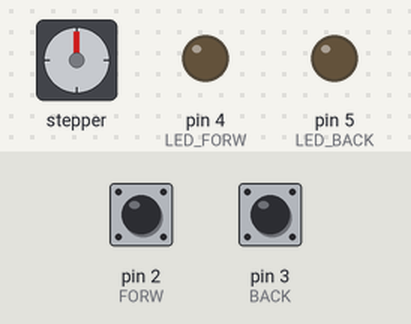
This sketch was run on a simulated Arduino Uno, built with avr-gcc and run on an emulated ATmega328P. On the bench: stepper motor, output pins drawn as LEDs (lit = HIGH). The inputs (shaded band) are chosen by the test bench; at power-on: pin 2 (FORW) HIGH, pin 3 (BACK) HIGH. Stepper angles assume 2048 steps per turn.

Above: at 1.2 s.
1.3 s: pin 2 (FORW) pulled LOW for 1 s
At 3.7 s:
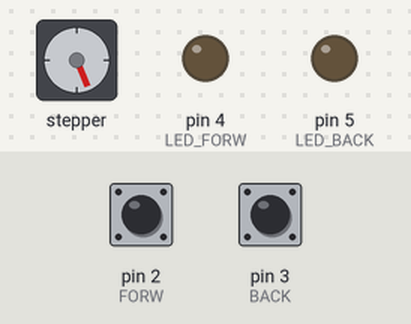
4.0 s: pin 3 (BACK) pulled LOW for 0.15 s
At 5.3 s:
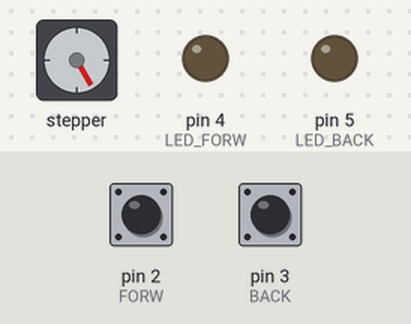
5.6 s: pin 2 (FORW) pulled LOW for 0.15 s
At 6.0 s:
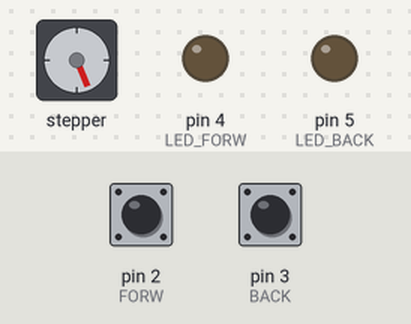
7.2 s: pin 3 (BACK) pulled LOW for 1 s
At 9.1 s:
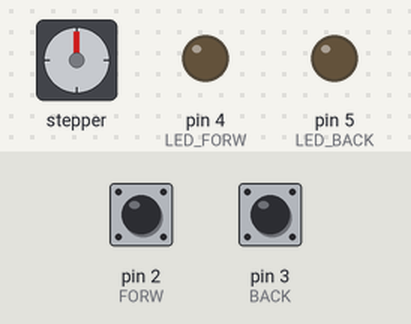
9.9 s: pin 2 (FORW) pulled LOW for 3.2 s
At 10.8 s:
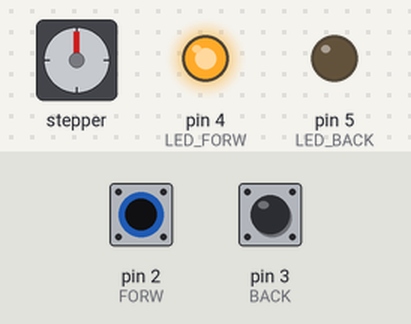
14.8 s: pin 3 (BACK) pulled LOW for 0.15 s
At 15.4 s:
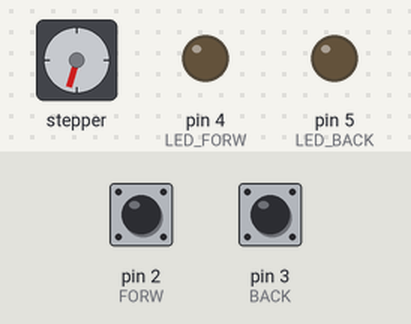
Timing chart, 0 to 17.4 s (numbered marks = the images above; inputs shaded):
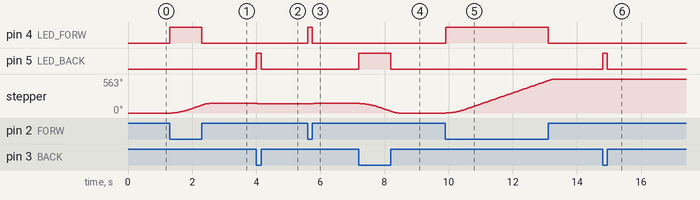

The sketch:

stepper_control.ino
```cpp
// Software Developped for ME 380 Project at the University of Waterloo - Group 7

#include <AccelStepper.h>


AccelStepper myStepper(AccelStepper::FULL4WIRE, 8, 9, 10, 11);

const int FORW = 2;
const int BACK = 3;
const int LED_FORW = 4;
const int LED_BACK = 5;

int stateFORW;
int stateBACK;

void setup() {

  Serial.begin(9600);
  pinMode(FORW, INPUT_PULLUP);
  pinMode(BACK, INPUT_PULLUP);
  pinMode(LED_FORW, OUTPUT);
  pinMode(LED_BACK, OUTPUT);

  myStepper.setMaxSpeed(1200);

}

void loop() {

  myStepper.setAcceleration(5000);
  myStepper.stop();
  myStepper.runToPosition();

  while (digitalRead(FORW) == LOW){

    myStepper.setAcceleration(1000);
    myStepper.move(1000000);
    myStepper.run();
    digitalWrite(LED_FORW, HIGH);
    digitalWrite(LED_BACK, LOW);

  }

  while (digitalRead(BACK) == LOW){

    myStepper.setAcceleration(1000);
    myStepper.move(-1000000);
    myStepper.run();
    digitalWrite(LED_FORW, LOW);
    digitalWrite(LED_BACK, HIGH);

  }

  digitalWrite(LED_FORW, LOW);
  digitalWrite(LED_BACK, LOW);

  /*
  stateFORW = digitalRead(FORW);
  stateBACK = digitalRead(BACK);


  if (!stateFORW == LOW && !stateBACK == LOW){

    myStepper.stop();
    Serial.println("stop");
    digitalWrite(LED_FORW, LOW);
    digitalWrite(LED_BACK, LOW);
  }


  if (stateFORW == LOW){

    myStepper.move(100);
    //myStepper.run();
    digitalWrite(LED_FORW, HIGH);
    Serial.println("for");
  } else if (stateBACK == LOW)
  {

    myStepper.move(-10);
    //myStepper.run();
    Serial.println("back");
    digitalWrite(LED_BACK, HIGH);

  }

  stateFORW = digitalRead(FORW);
  stateBACK = digitalRead(BACK);
  */


}
```

Measured:
- after the input at 1.3 s, pin 4 (LED_FORW): LOW → HIGH at once, → LOW 1.0 s later; stepper: turns 158° clockwise in 1.1 s, starting after 0.08 s
- after the input at 7.2 s, pin 5 (LED_BACK): LOW → HIGH at once, → LOW 1.0 s later; stepper: turns 158° counter-clockwise in 1.2 s, starting at once
- after the input at 9.9 s, pin 4 (LED_FORW): LOW → HIGH at once, → LOW 3.2 s later; stepper: turns 563° clockwise in 3.4 s, starting at once
